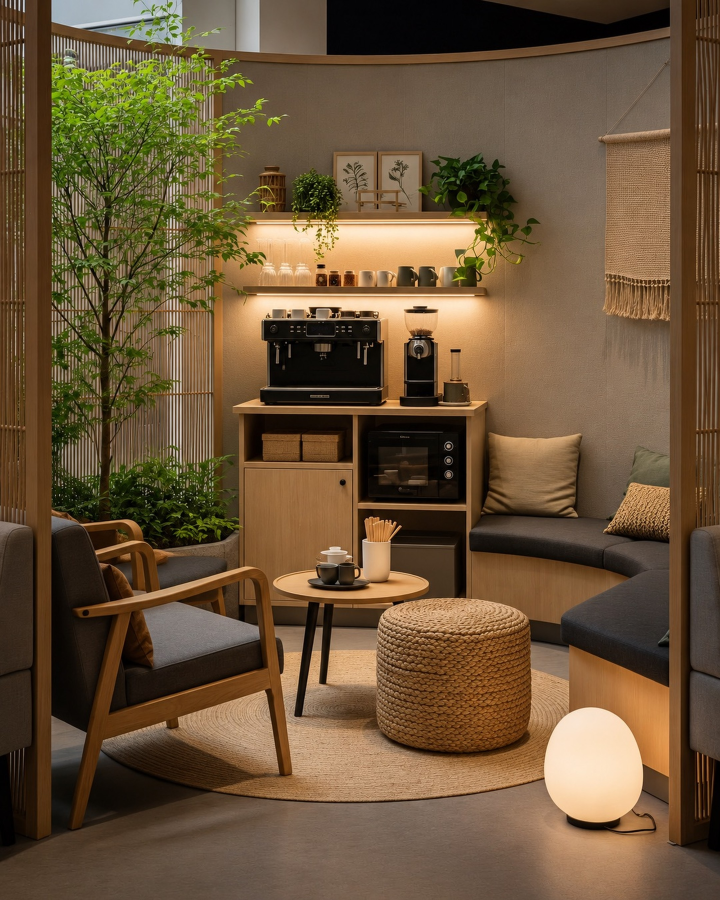
#> input picture instagram/posts/historia-2009/fotos/capa-b.jpg, 2160 x 2700 px (shown at 1/3 size)
$ python recorte-v8.py
#> lines starting #> are read from the running program, lines starting #| are printed output that depends on the picture
"""Foto da v8: a copa (fotos/capa-b.jpg, foto da Nina de 04/11), recortada no formato da moldura de foto-v8.html
(936 x 828, em 2x) e levemente esfriada. Saída: fotos/v8-copa.jpg.
Uso: python3 instagram/posts/historia-2009/recorte-v8.py"""
from pathlib import Path
import numpy as np
from PIL import Image
AQUI = Path(__file__).parent / 'fotos'
im = Image.open(AQUI / 'capa-b.jpg').convert('RGB')
#> im is the input picture: PIL image 2160x2700 RGB; mean R, G, B 106.7, 84, 56.6
W, H = 936 * 2, 828 * 2
esc = W / im.width
#> esc = 0.867
im = im.resize((W, round(im.height * esc)), Image.LANCZOS)
#> im: PIL image 1872x2340 RGB
y0 = round((im.height - H) * 0.55)
#> y0 = 376
im = im.crop((0, y0, W, y0 + H))
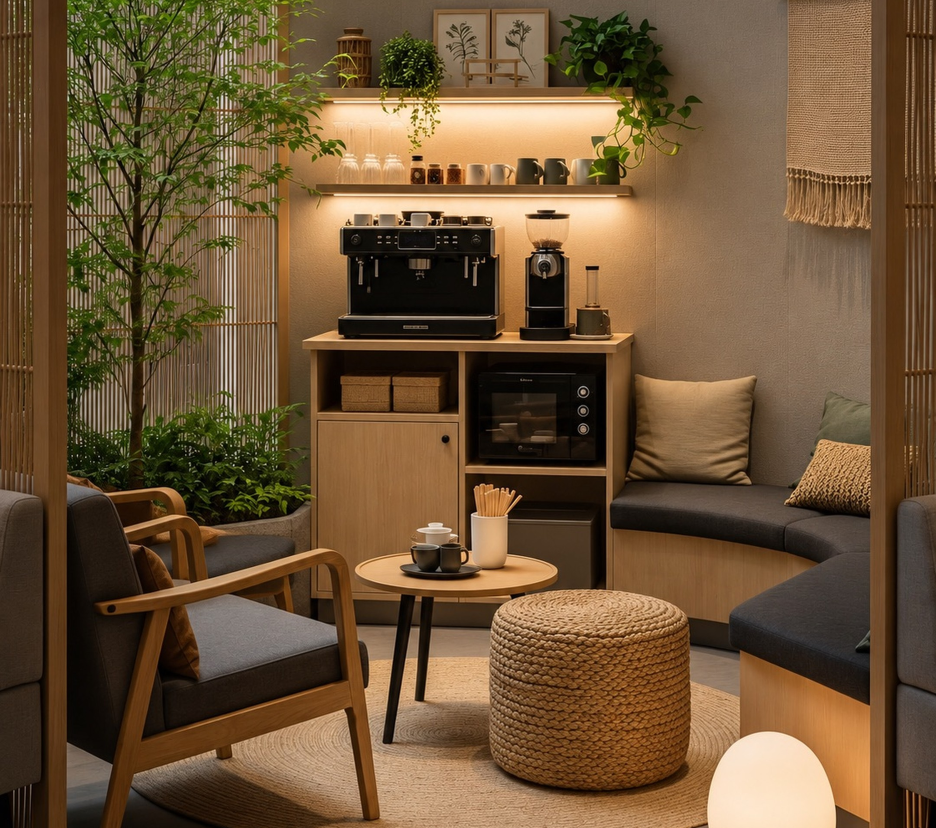
#> im: PIL image 1872x1656 RGB (shown at 1/2 size); mean R, G, B 109.3, 83.9, 54.6
a = np.asarray(im).astype(np.float32) / 255
lum = (a @ np.array([0.299, 0.587, 0.114], dtype=np.float32))[..., None]
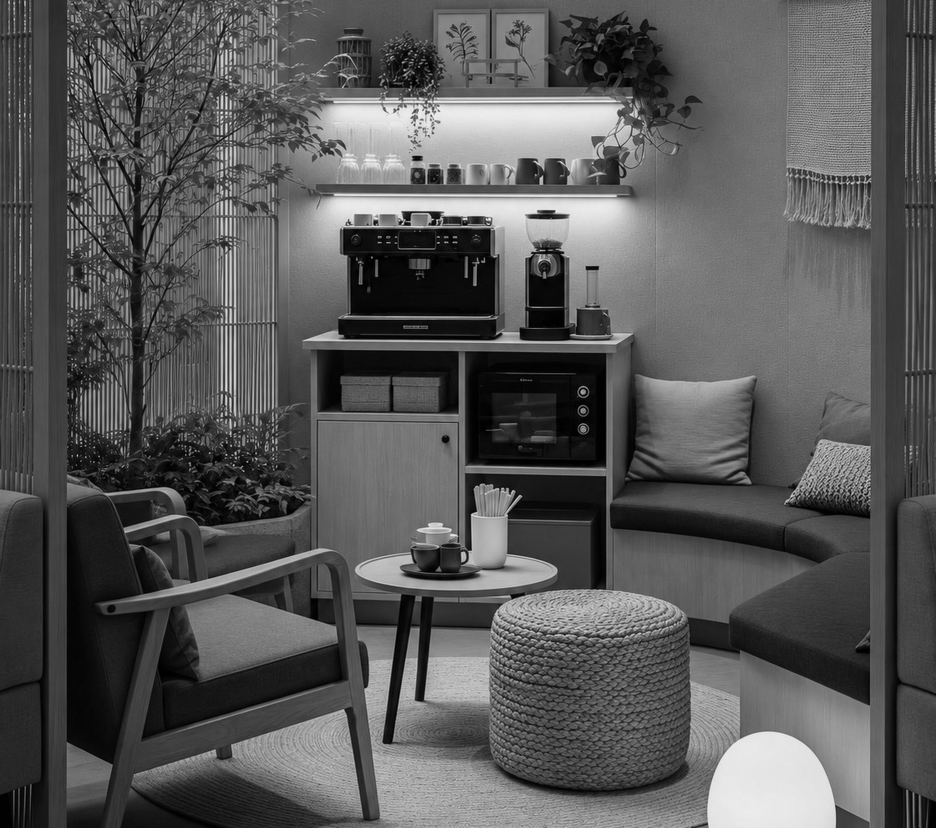
#> lum: shape (1656, 1872, 1) float32 (shown at 1/2 size); min 0, max 0.986, mean 0.346
a = lum + (a - lum) * 0.85
a *= np.array([0.96, 1.0, 1.04], dtype=np.float32)
a = np.clip(a * 1.06, 0, 1)
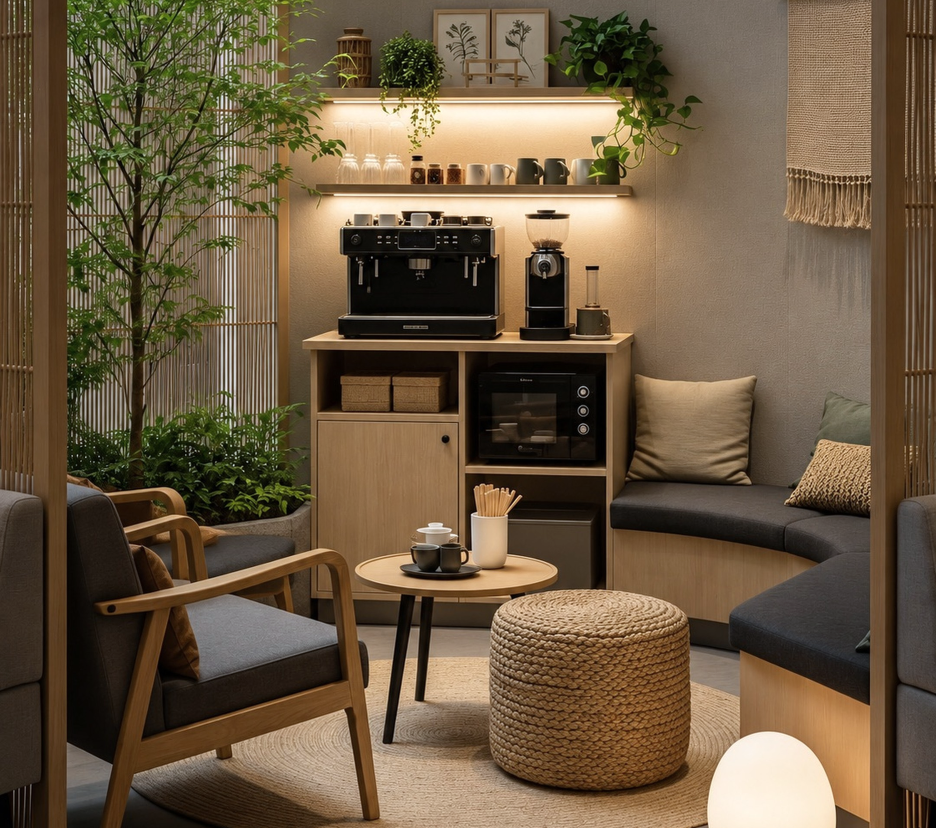
#> a: shape (1656, 1872, 3) float32 (shown at 1/2 size); mean R, G, B 0.424, 0.352, 0.257
Image.fromarray((a * 255).astype(np.uint8)).save(AQUI / 'v8-copa.jpg', quality=90)
print('ok v8-copa.jpg')

$ run again, with instagram/posts/historia-2009/fotos/capa-a.jpg copied over instagram/posts/historia-2009/fotos/capa-b.jpg
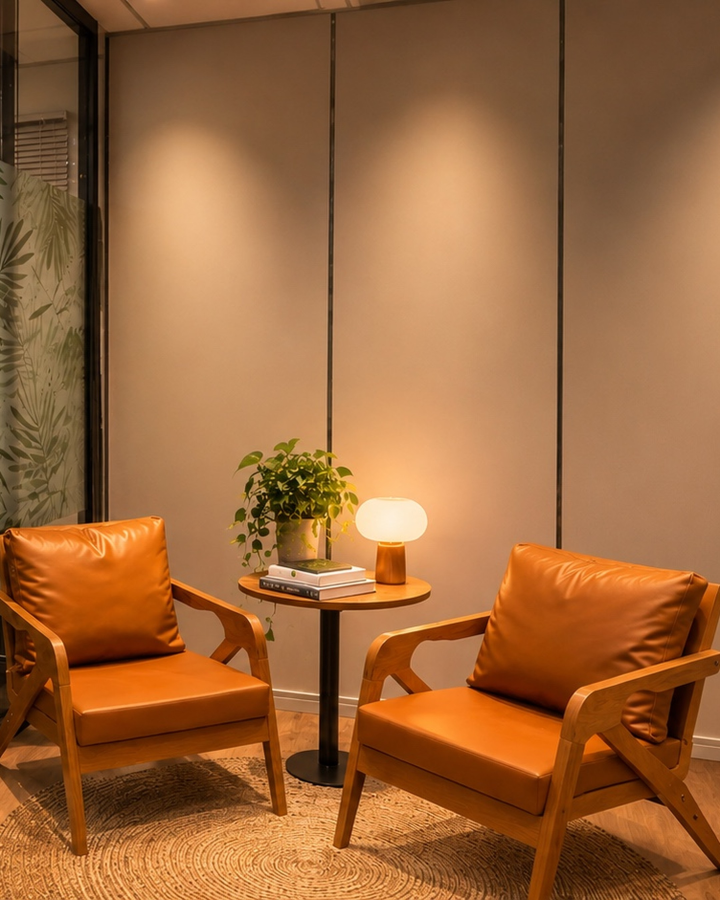
#> input picture instagram/posts/historia-2009/fotos/capa-a.jpg, 2160 x 2700 px (shown at 1/3 size)
#> im is the input picture: PIL image 2160x2700 RGB; mean R, G, B 156.2, 102.6, 59
#> `lum = (a @ np.array([0.299, 0.587, 0.114], dtype=np.float32))[..., None]`:
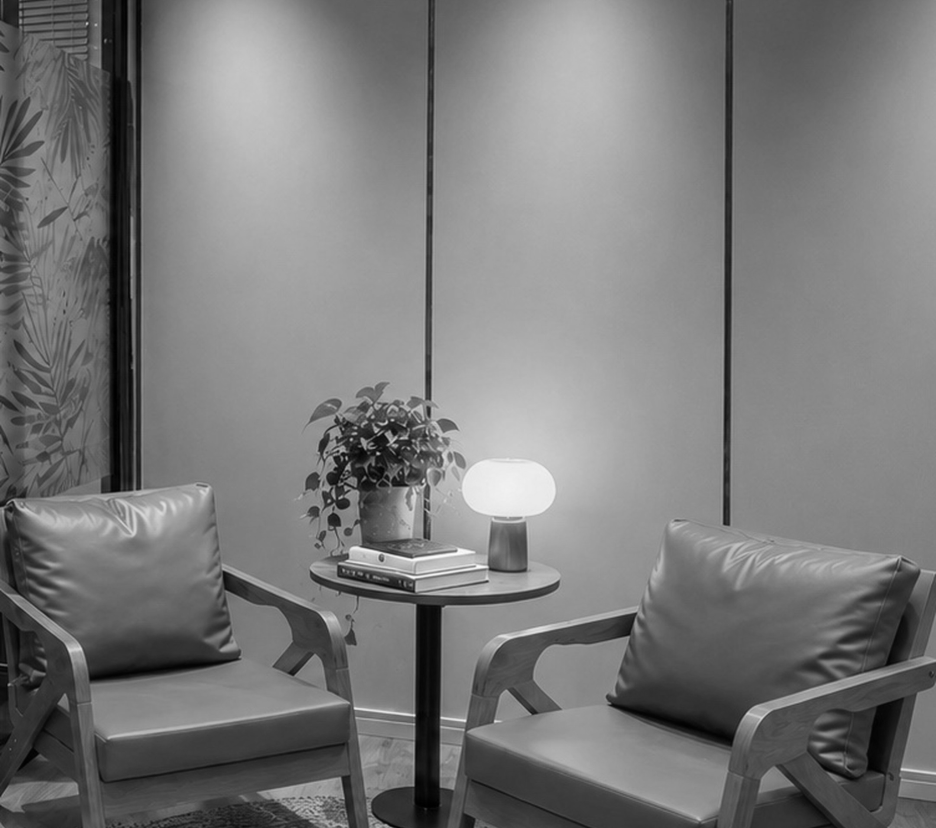
#> lum: shape (1656, 1872, 1) float32 (shown at 1/2 size); min 0, max 0.996, mean 0.477
#> `a *= np.array([0.96, 1.0, 1.04], dtype=np.float32)`:
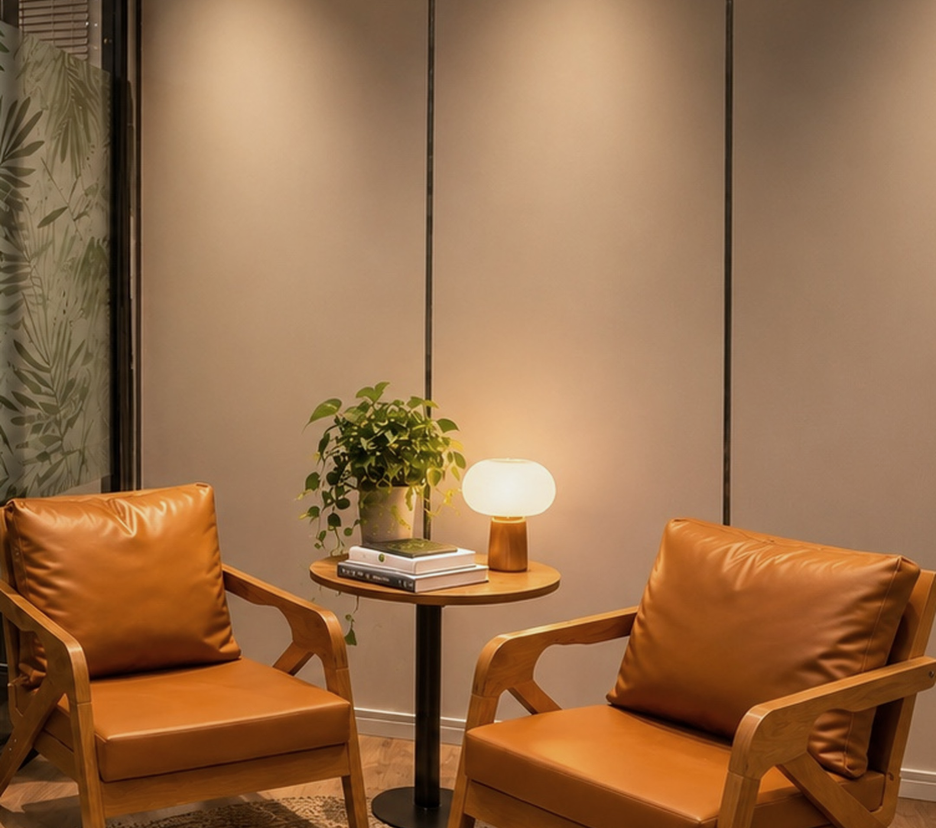
#> a: shape (1656, 1872, 3) float32 (shown at 1/2 size); mean R, G, B 0.601, 0.439, 0.298; drawn with min black and max white

$ run again, with instagram/posts/historia-2009/fotos/h-01.jpg copied over instagram/posts/historia-2009/fotos/capa-b.jpg
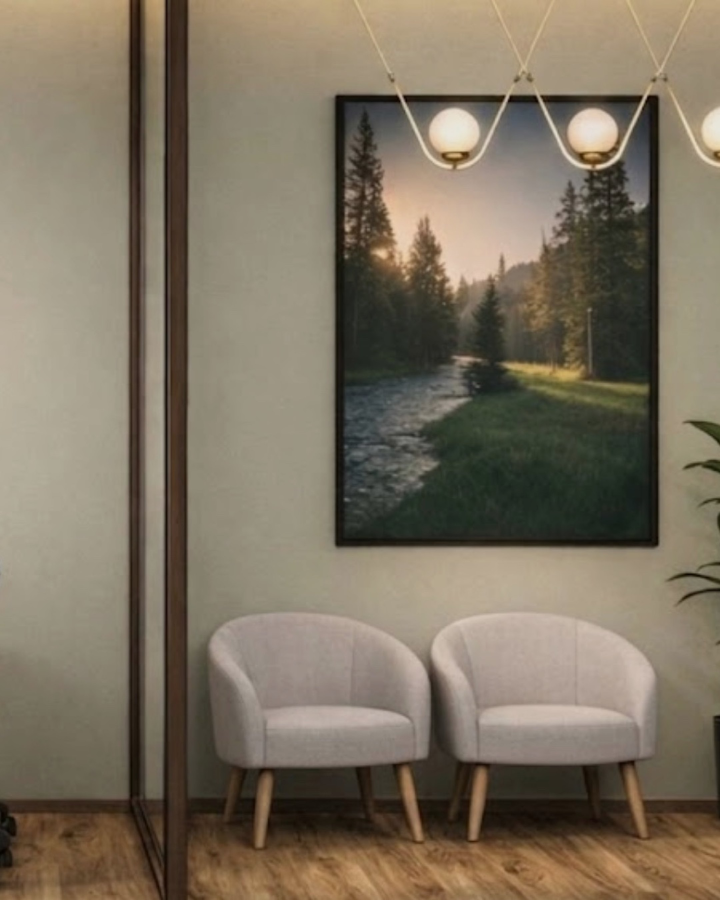
#> input picture instagram/posts/historia-2009/fotos/h-01.jpg, 2160 x 2700 px (shown at 1/3 size)
#> im is the input picture: PIL image 2160x2700 RGB; mean R, G, B 125.1, 114, 96.2
#> `im = im.crop((0, y0, W, y0 + H))`:
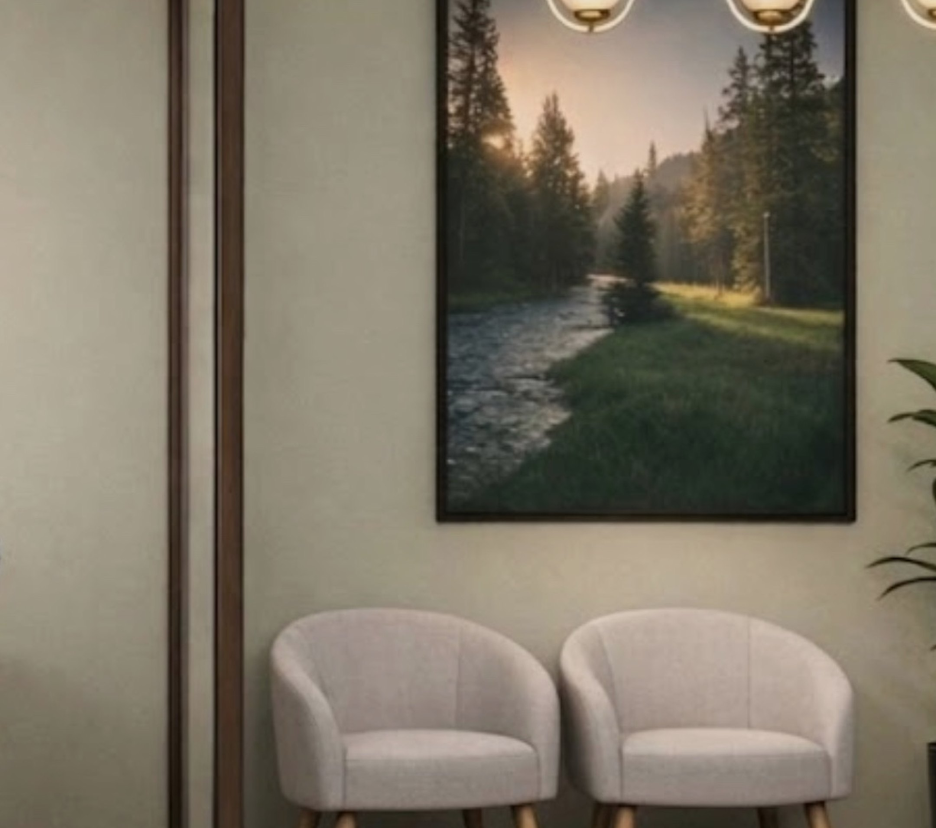
#> im: PIL image 1872x1656 RGB (shown at 1/2 size); mean R, G, B 125, 117.3, 101.7
#> `lum = (a @ np.array([0.299, 0.587, 0.114], dtype=np.float32))[..., None]`:
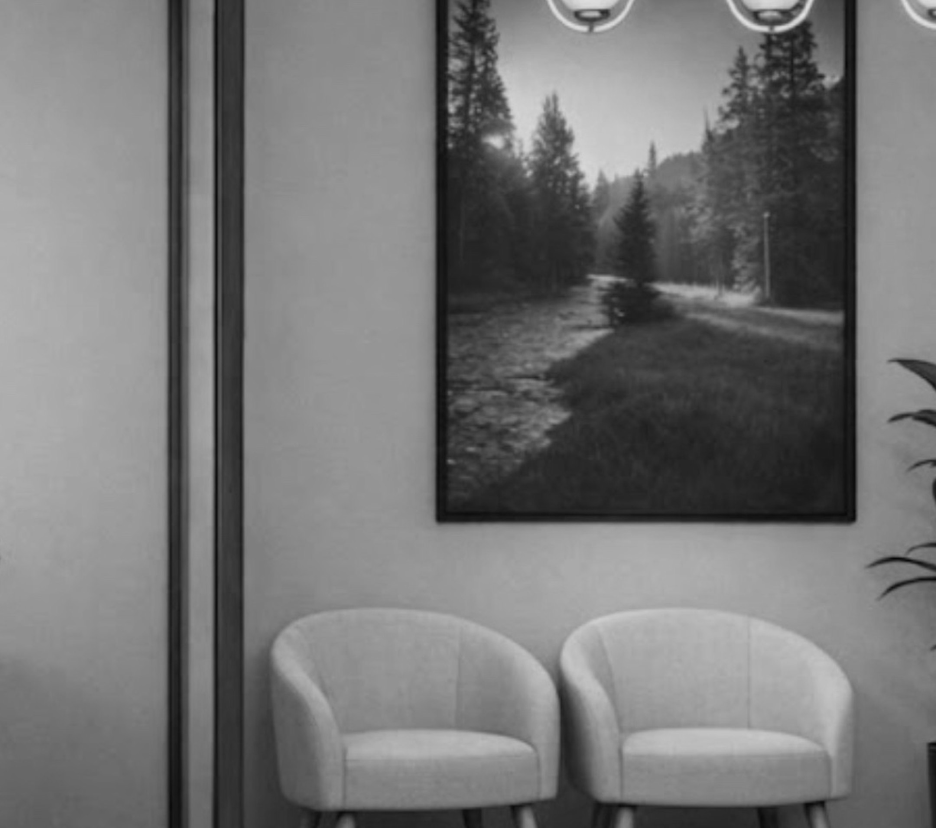
#> lum: shape (1656, 1872, 1) float32 (shown at 1/2 size); min 0.0186, max 0.881, mean 0.462

$ run again, with instagram/posts/historia-2009/fotos/h-02.jpg copied over instagram/posts/historia-2009/fotos/capa-b.jpg
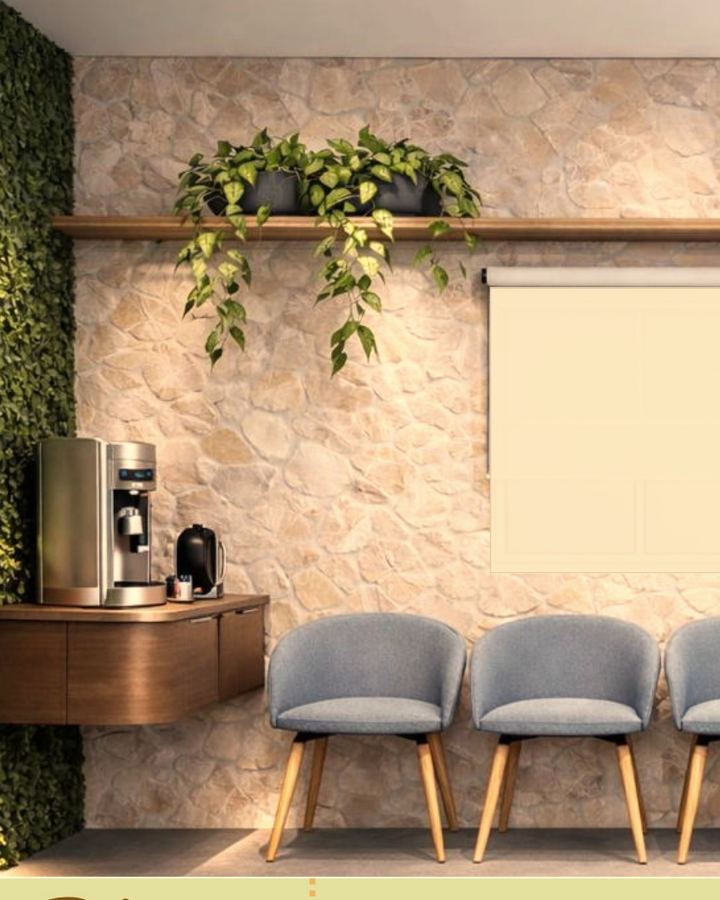
#> input picture instagram/posts/historia-2009/fotos/h-02.jpg, 2160 x 2700 px (shown at 1/3 size)
#> im is the input picture: PIL image 2160x2700 RGB; mean R, G, B 168.4, 144.6, 116
#> `lum = (a @ np.array([0.299, 0.587, 0.114], dtype=np.float32))[..., None]`:
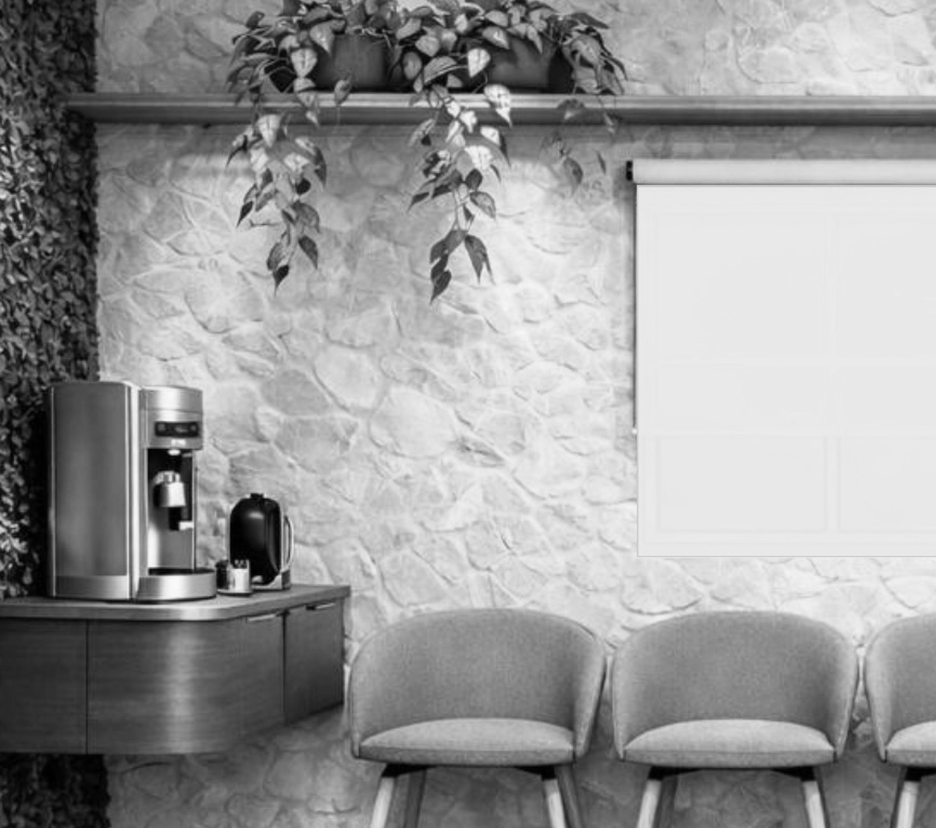
#> lum: shape (1656, 1872, 1) float32 (shown at 1/2 size); min 0, max 0.98, mean 0.597
#> `a = np.clip(a * 1.06, 0, 1)`:
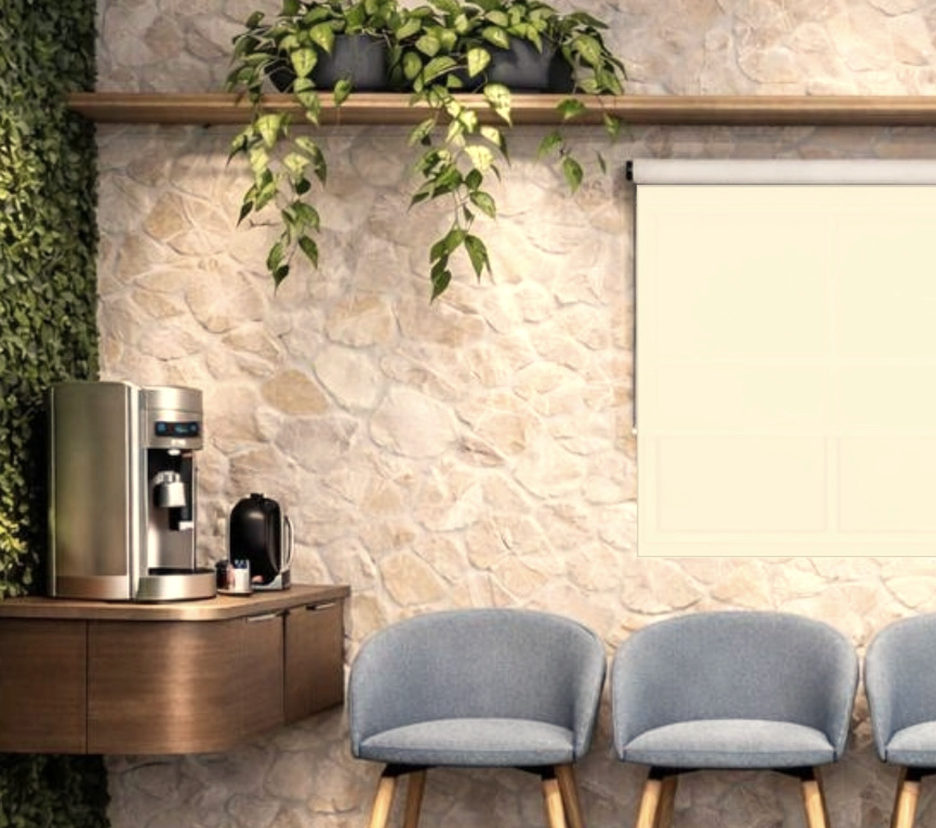
#> a: shape (1656, 1872, 3) float32 (shown at 1/2 size); mean R, G, B 0.678, 0.619, 0.538
